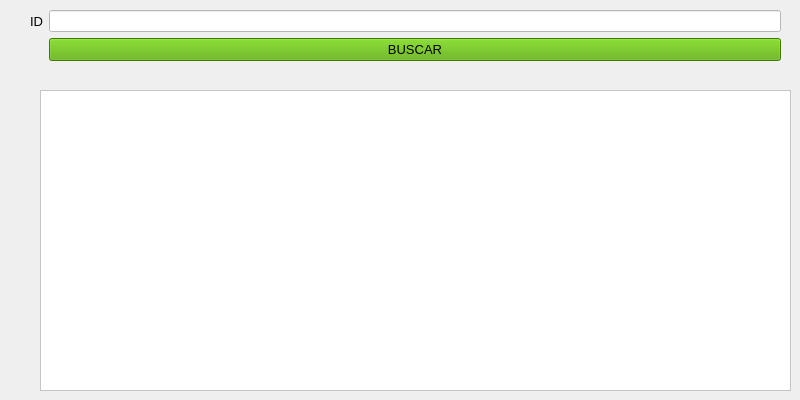
      <widget class="QWidget" name="camposestudiospac">
       <widget class="QWidget" name="formLayoutWidget_12">
        <property name="geometry">
         <rect>
          <x>30</x>
          <y>10</y>
          <width>751</width>
          <height>63</height>
         </rect>
        </property>
        <layout class="QFormLayout" name="formLayout_13">
         <item row="0" column="0">
          <widget class="QLabel" name="label_47">
           <property name="font">
            <font>
             <pointsize>10</pointsize>
            </font>
           </property>
           <property name="text">
            <string>ID</string>
           </property>
          </widget>
         </item>
         <item row="1" column="1">
          <widget class="QPushButton" name="pacestudio">
           <property name="font">
            <font>
             <pointsize>10</pointsize>
            </font>
           </property>
           <property name="styleSheet">
            <string notr="true">background-color: rgb(85, 170, 0);</string>
           </property>
           <property name="text">
            <string>BUSCAR</string>
           </property>
          </widget>
         </item>
         <item row="0" column="1">
          <widget class="QLineEdit" name="idpac_estudio">
           <property name="styleSheet">
            <string notr="true">background-color: rgb(255, 255, 255);</string>
           </property>
          </widget>
         </item>
        </layout>
       </widget>
       <widget class="QTextBrowser" name="infoestudio">
        <property name="geometry">
         <rect>
          <x>40</x>
          <y>90</y>
          <width>751</width>
          <height>301</height>
         </rect>
        </property>
        <property name="styleSheet">
         <string notr="true">background-color: rgb(255, 255, 255);</string>
        </property>
       </widget>
      </widget>
